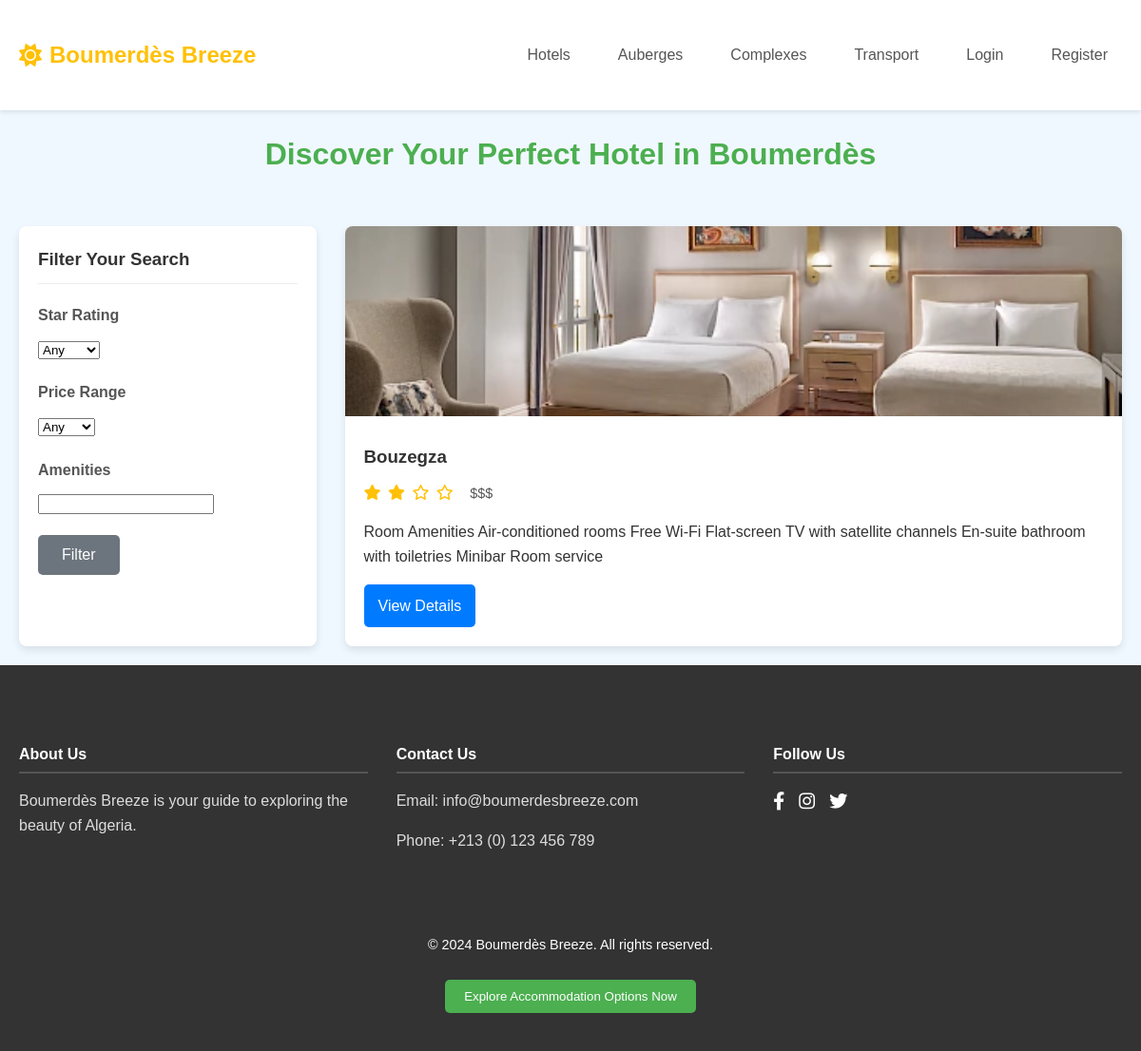
Screenshot of /hotels/ with the database file from the repository.
### core/models.py (models this page shows, shortened)
class Hotel(models.Model):
    name = models.CharField(max_length=255)
    description = models.TextField()
    stars = models.IntegerField(choices=[(i, i) for i in range(1, 6)])  # 1 to 5 stars
    price_range = models.CharField(max_length=5, choices=[('$', '$'), ('$$', '$$'), ('$$$', '$$$'), ('$$$$', '$$$$'), ('$$$$$', '$$$$$')])
    image = models.ImageField(upload_to='hotels/')
    amenities = models.TextField(blank=True, help_text="Comma-separated list of amenities")
    owner = models.OneToOneField(settings.AUTH_USER_MODEL, on_delete=models.CASCADE, related_name='hotel', null=True, blank=True)
    def get_amenities_list(self):
        return [amenity.strip() for amenity in self.amenities.split(',') if amenity.strip()]
    class Meta:
        permissions = [
            ("change_own_hotel", "Can change own hotel"),
        ]

### core/views.py (the view)
# urls.py: path('hotels/', views.hotel_list, name='hotel_list'),
def hotel_list(request):
    hotels = Hotel.objects.all()
    form = HotelFilterForm(request.GET)
    if form.is_valid():
        stars = form.cleaned_data.get('stars')
        price_range = form.cleaned_data.get('price_range')
        amenities = form.cleaned_data.get('amenities')
        if stars:
            hotels = hotels.filter(stars=stars)
        if price_range:
            hotels = hotels.filter(price_range=price_range)
        if amenities:
            for amenity in amenities:
                hotels = hotels.filter(amenities__icontains=amenity)
    context = {
        'hotels': hotels,
        'form': form,
    }
    return render(request, 'core/hotel_list.html', context)

### core/forms.py
class HotelFilterForm(forms.Form):
    stars = forms.IntegerField(required=False, widget=forms.Select(choices=[(None, 'Any'), (1, '1 Star'), (2, '2 Stars'), (3, '3 Stars'), (4, '4 Stars'), (5, '5 Stars')]))
    price_range = forms.CharField(required=False, widget=forms.Select(choices=[(None, 'Any'), ('$', '$'), ('$$', '$$'), ('$$$', '$$$'), ('$$$$', '$$$$'), ('$$$$$', '$$$$$')]))
    amenities = forms.CharField(required=False)

### core/templates/core/hotel_list.html (shortened to what this page needs)
{% extends 'core/base.html' %}
{% load static %}
{% block extra_css %}
    <link rel="stylesheet" href="{% static 'css/listings.css' %}">
{% endblock %}
{% block content %}
    <div class="page-title-container">
        <h1 class="page-title">Discover Your Perfect Hotel in Boumerdès</h1>
    </div>
    <div class="container">
        <aside class="filter-sidebar">
            <h3>Filter Your Search</h3>
            <form method="get">
                <div class="filter-group">
                    <h4>Star Rating</h4>
                    {{ form.stars }}
                </div>
                <div class="filter-group">
                    <h4>Price Range</h4>
                    {{ form.price_range }}
                </div>
                <div class="filter-group">
                    <h4>Amenities</h4>
                    {{ form.amenities }}
                </div>
                <button type="submit" class="btn btn-secondary">Filter</button>
            </form>
        </aside>
        <section class="item-listings">
            {% for hotel in hotels %}
                <div class="listing-card">
                    <img src="{{ hotel.image.url }}" alt="{{ hotel.name }}">
                    <div class="listing-info">
                        <h3><a href="{% url 'core:hotel_detail' hotel.id %}">{{ hotel.name }}</a></h3>
                        <div class="rating">
                            {% for i in hotel.stars|rjust:hotel.stars %}
                                <i class="fas fa-star"></i>
                            {% endfor %}
                            {% for i in hotel.stars|ljust:hotel.stars %}
                                <i class="far fa-star"></i>
                            {% endfor %}
                            <span class="price">{{ hotel.price_range }}</span>
                        </div>
                        <p class="amenities">
                            {% for amenity in hotel.get_amenities_list %}
                                <span class="amenity-tag">{{ amenity }}</span>
                            {% endfor %}
                        </p>
                        <a href="{% url 'core:hotel_detail' hotel.id %}" class="btn btn-primary">View Details</a>
                    </div>
                </div>
            {% empty %}
                <p class="no-results">No hotels found.</p>          {% endfor %}
                </section>
            </div>
        {% endblock %}

### static/css/style.css (style rules this page uses)
body { font-family: 'Arial', sans-serif; margin: 0; padding: 0; background-color: #f0f8ff; color: #333; line-height: 1.6; }
.container { max-width: 1200px; margin: 0 auto; padding: 20px; }
a { color: #007bff; text-decoration: none; transition: color 0.3s ease; }
.btn { background-color: #007bff; color: white; padding: 12px 25px; border: none; border-radius: 5px; cursor: pointer; font-size: 1em; transition: background-color 0.3s ease; display: inline-block; text-decoration: none; text-align: center; }
.btn-primary { background-color: #007bff; }
.btn-secondary { background-color: #6c757d; }

### static/css/listings.css (style rules this page uses)
.page-title-container { text-align: center; margin-bottom: 30px; }
.page-title { color: #4CAF50; }
.container { display: flex; gap: 30px; }
.filter-sidebar { width: 25%; background-color: #fff; border-radius: 8px; box-shadow: 0 4px 8px rgba(0, 0, 0, 0.1); padding: 20px; }
.filter-sidebar h3 { margin-top: 0; margin-bottom: 20px; color: #333; border-bottom: 1px solid #eee; padding-bottom: 10px; }
.filter-group { margin-bottom: 20px; }
.filter-group h4 { margin-top: 0; margin-bottom: 10px; color: #555; }
.filter-group input[type="checkbox"], .filter-group select { margin-right: 5px; }
.item-listings { width: 75%; display: grid; grid-template-columns: repeat(auto-fit, minmax(300px, 1fr)); gap: 20px; }
.listing-card { background-color: #fff; border-radius: 8px; box-shadow: 0 4px 8px rgba(0, 0, 0, 0.1); overflow: hidden; transition: transform 0.3s ease; }
.listing-card img { width: 100%; height: 200px; object-fit: cover; }
.listing-info { padding: 20px; }
.listing-info h3 { margin-top: 0; margin-bottom: 10px; color: #333; }
.listing-info h3 a { color: inherit; text-decoration: none; }
.rating { margin-bottom: 10px; color: #ffc107; }
.rating i { margin-right: 3px; }
.rating .price { color: #555; margin-left: 10px; font-size: 0.9em; }
.btn-primary { display: inline-block; padding: 10px 15px; background-color: #007bff; color: white; text-decoration: none; border-radius: 5px; transition: background-color 0.3s ease; }

### rows the page displays
Hotel: image (picture), name "Bouzegza", stars 2 (drawn), price_range "$$$", get_amenities_list "Room Amenities Air-conditioned rooms Free Wi-Fi Flat-screen TV with satellite channels En-suite bathroom with toiletries Minibar Room service"
